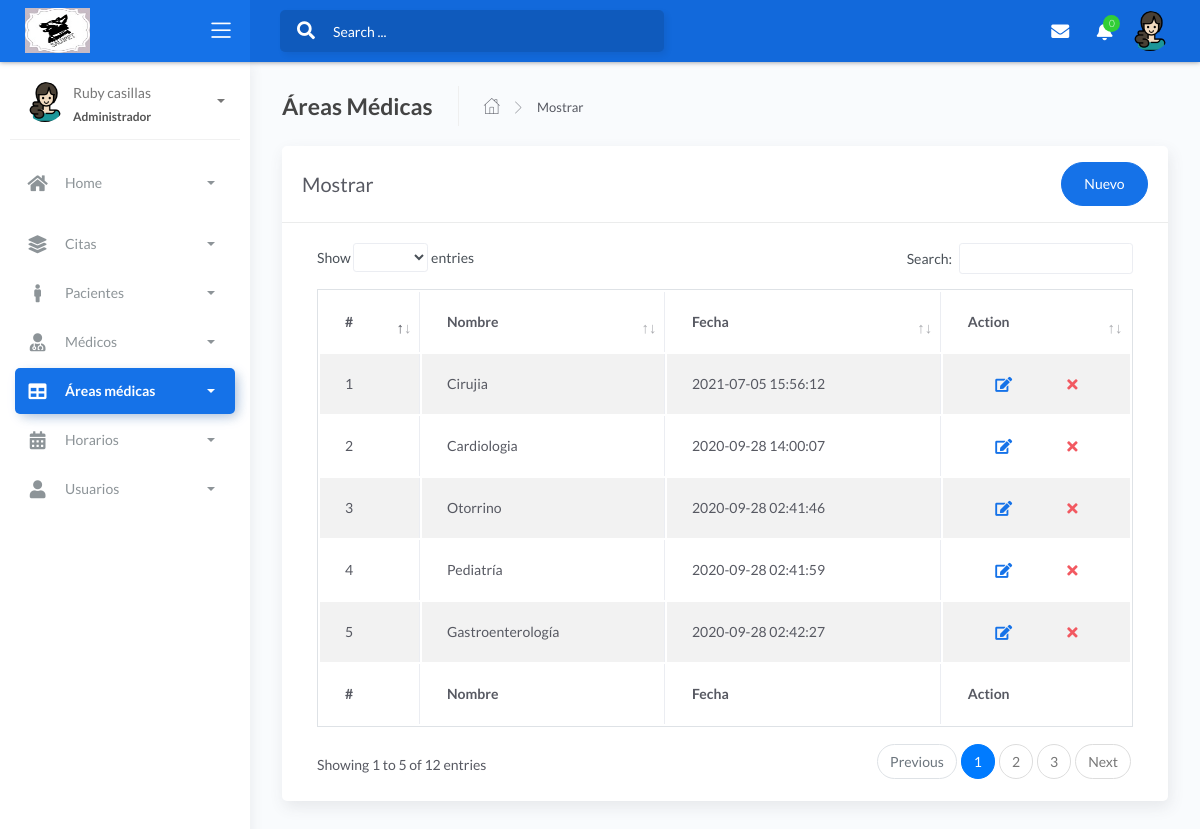
The app's page /folder/specialty.php (signed in) with its own data.
### tables this page shows
CREATE TABLE `specialty` (
  `codespe` int(11) NOT NULL,
  `nombrees` varchar(50) NOT NULL,
  `fecha_create` timestamp NOT NULL DEFAULT current_timestamp() ON UPDATE current_timestamp()
);

### controller/specialtycontroller.php (called while the page is built, shortened)
<?php
require_once '../model/modelspecialty.php';
class specialtycontroller{
    function mostrar(){
        $specialty=new Modelo();
        $dato=$specialty->mostrar("specialty", "1");
        require_once '../view/specialty/mostrar.php';
    }
    }

### model/modelspecialty.php (called while the page is built, shortened)
<?php
class Modelo{
  private $specialty;
  private $db;
  public function __construct(){
      $this->specialty=array();
      $this->db=new PDO('mysql:host=localhost;dbname=proyecto_final',"root","");
  }
  public function mostrar($tabla,$condicion){
      $consulta="SELECT * FROM specialty";
      $resultado=$this->db->query($consulta);
      while ($tabla=$resultado->fetchAll(PDO::FETCH_ASSOC)) {
          $this->specialty[]=$tabla;
      }
      return $this->specialty;
    }
}
 ?>

### view/specialty/mostrar.php (the view, shortened to what this page needs)
<!DOCTYPE html>
<html lang="en">
<head>
	<link rel="stylesheet" href="../assets/css/bootstrap.min.css">
	<link rel="stylesheet" href="../assets/css/atlantis.min.css">
	<link rel="stylesheet" href="../assets/css/demo.css">
</head>
<body>
	<div class="wrapper">
		<div class="main-header">
			<div class="logo-header" data-background-color="blue">
				<a href="../view/admin/admin.php" class="logo">
					<img src="../assets/img/logo_salupet.jpg" height="45px" width="65px" alt="navbar brand" class="navbar-brand">
				</a>
				<div class="nav-toggle">
					<button class="btn btn-toggle toggle-sidebar">
						<i class="icon-menu"></i>
					</button>
				</div>
			</div>
			<nav class="navbar navbar-header navbar-expand-lg" data-background-color="blue2">
				<div class="container-fluid">
					<div class="collapse" id="search-nav">
						<form class="navbar-left navbar-form nav-search mr-md-3">
							<div class="input-group">
								<div class="input-group-prepend">
									<button type="submit" class="btn btn-search pr-1">
										<i class="fa fa-search search-icon"></i>
									</button>
								</div>
								<input type="text" placeholder="Search ..." class="form-control">
							</div>
						</form>
					</div>
					<ul class="navbar-nav topbar-nav ml-md-auto align-items-center">
						<li class="nav-item dropdown hidden-caret">
							<a class="nav-link dropdown-toggle" href="#" id="messageDropdown" role="button" data-toggle="dropdown" aria-haspopup="true" aria-expanded="false">
								<i class="fa fa-envelope"></i>
							</a>
						</li>
						<li class="nav-item dropdown hidden-caret">
							<a class="nav-link dropdown-toggle" href="#" id="notifDropdown" role="button" data-toggle="dropdown" aria-haspopup="true" aria-expanded="false">
								<i class="fa fa-bell"></i>
								<span class="notification">0</span>
							</a>
						</li>
						<li class="nav-item dropdown hidden-caret">
							<a class="dropdown-toggle profile-pic" data-toggle="dropdown" href="#" aria-expanded="false">
								<div class="avatar-sm">
									<img src="../assets/img/mujer.png" alt="..." class="avatar-img rounded-circle">
								</div>
							</a>
						</li>
					</ul>
				</div>
			</nav>
		</div>
		<div class="sidebar sidebar-style-2">
			<div class="sidebar-wrapper scrollbar scrollbar-inner">
				<div class="sidebar-content">
					<div class="user">
						<div class="avatar-sm float-left mr-2">
							<img src="../assets/img/mujer.png" alt="..." class="avatar-img rounded-circle">
						</div>
						<div class="info">
							<a data-toggle="collapse" href="#collapseExample" aria-expanded="true">
								<span>
									<?php echo ucfirst($_SESSION['nombre']); ?>
									<span class="user-level">Administrador</span>
									<span class="caret"></span>
								</span>
							</a>
						</div>
					</div>
					<ul class="nav nav-primary">
						<li class="nav-item">
							<a data-toggle="collapse" href="#dashboard" class="collapsed" aria-expanded="false">
								<i class="fas fa-home"></i>
								<p>Home</p>
								<span class="caret"></span>
							</a>
						</li>
						<li class="nav-item">
							<a data-toggle="collapse" href="#base">
								<i class="fas fa-layer-group"></i>
								<p>Citas</p>
								<span class="caret"></span>
							</a>
						</li>
						<li class="nav-item">
							<a data-toggle="collapse" href="#sidebarLayouts">
								<i class="fas fa-male"></i>
								<p>Pacientes</p>
								<span class="caret"></span>
							</a>
						</li>
						<li class="nav-item">
							<a data-toggle="collapse" href="#forms">
								<i class="fas fa-user-md"></i>
								<p>Médicos</p>
								<span class="caret"></span>
							</a>
						</li>
						<li class="nav-item active">
							<a data-toggle="collapse" href="#tables">
								<i class="fas fa-table"></i>
								<p>Áreas médicas</p>
								<span class="caret"></span>
							</a>
						</li>
						<li class="nav-item">
							<a data-toggle="collapse" href="#calendar">
								<i class="fas fa-calendar-alt"></i>
								<p>Horarios</p>
								<span class="caret"></span>
							</a>
						</li>
						<li class="nav-item">
							<a data-toggle="collapse" href="#user">
								<i class="fas fa-user"></i>
								<p>Usuarios</p>
								<span class="caret"></span>
							</a>
						</li>
					</ul>
				</div>
			</div>
		</div>
		<div class="main-panel">
			<div class="content">
				<div class="page-inner">
					<div class="page-header">
						<h4 class="page-title">Áreas Médicas</h4>
						<ul class="breadcrumbs">
							<li class="nav-home">
								<a href="../view/admin/admin.php">
									<i class="flaticon-home"></i>
								</a>
							</li>
							<li class="separator">
								<i class="flaticon-right-arrow"></i>
							</li>
							<li class="nav-item">
								<a href="#">Mostrar</a>
							</li>
						</ul>
					</div>
					<div class="row">
						<div class="col-md-12">
							<div class="card">
								<div class="card-header">
									<div class="d-flex align-items-center">
										<h4 class="card-title">Mostrar</h4>
										<a href="#addRowModal" class="btn btn-primary btn-round ml-auto" data-toggle="modal">Nuevo</a>
									</div>
								</div>
								<div class="card-body">
									<div class="table-responsive">
										<table id="add-row" class="table table-bordered table-striped" style="margin-top:20px;" >
											<thead>
												<tr>
													<th>#</th>
													<th>Nombre</th>
													<th>Fecha</th>
													<th style="width: 10%">Action</th>
												</tr>
											</thead>
											<tfoot>
												<tr>
													<th>#</th>
													<th>Nombre</th>
													<th>Fecha</th>
													<th>Action</th>
												</tr>
											</tfoot>
										<tbody>
											<?php
												$database = new Connection();
												$db = $database->open();
												try{
													$sql = 'SELECT specialty.codespe,specialty.nombrees,specialty.fecha_create  FROM specialty';
													foreach ($db->query($sql) as $row) {
														?>
														<tr>
															<td><?php echo $row['codespe']; ?></td>
															<td><?php echo $row['nombrees']; ?></td>
															<td><?php echo $row['fecha_create']; ?></td>
															<td>
																<div class="form-button-action">
												<button href="#editRowModal=<?php echo $row['codespe'];?>" class="btn btn-link btn-primary btn-lg" data-toggle="modal"  title="" data-original-title="Edit Task" data-target="#editRowModal<?php echo $row['codespe']; ?>">
														<i class="fa fa-edit"></i>
															</button>
															<button href="#deleteRowModal=<?php echo $row['codespe'];?>" class="btn btn-link btn-danger btn-lg" data-toggle="modal"  title="" data-original-title="Delete Task" data-target="#deleteRowModal<?php echo $row['codespe']; ?>">
														<i class="fa fa-times"></i>
															</button>
															</div>
																		</td>
																	</tr>
																	<?php
																}
															}
															catch(PDOException $e){
																echo "Hubo un problema en la conexión: " . $e->getMessage();
															}
														?>
																</tbody>
										</table>
									</div>
								</div>
							</div>
						</div>
					</div>
				</div>
			</div>
		</div>
	</div>
</body>
</html>

### folder/specialty.php (shortened to what this page needs)
<?php
require_once '../controller/specialtycontroller.php';
$objespe=new specialtycontroller();
$op="mostrar";
    if($op=="mostrar")
    $objespe->mostrar();
    elseif ($op=="nuevo")
        $objespe->nuevo();
    elseif ($op=="guardar")
        $objespe->guardar();
    elseif ($op=="editar")
        $objespe->editar();
    elseif($op=="update")
        $objespe->update();
        elseif($op=="insertar")
            $objespe->insertar();
        elseif($op=="recibir")
            $objespe->recibir();
            elseif($op=="eliminar")
                $objespe->eliminar();
?>

### records on screen
specialty: codespe "1", nombrees "Cirujia", fecha_create "2021-07-05 15:56:12"
specialty: codespe "2", nombrees "Cardiologia", fecha_create "2020-09-28 14:00:07"
specialty: codespe "3", nombrees "Otorrino", fecha_create "2020-09-28 02:41:46"
specialty: codespe "4", nombrees "Pediatría", fecha_create "2020-09-28 02:41:59"
specialty: codespe "5", nombrees "Gastroenterología", fecha_create "2020-09-28 02:42:27"

### other values on screen
$_SESSION['nombre'] "Ruby casillas"
